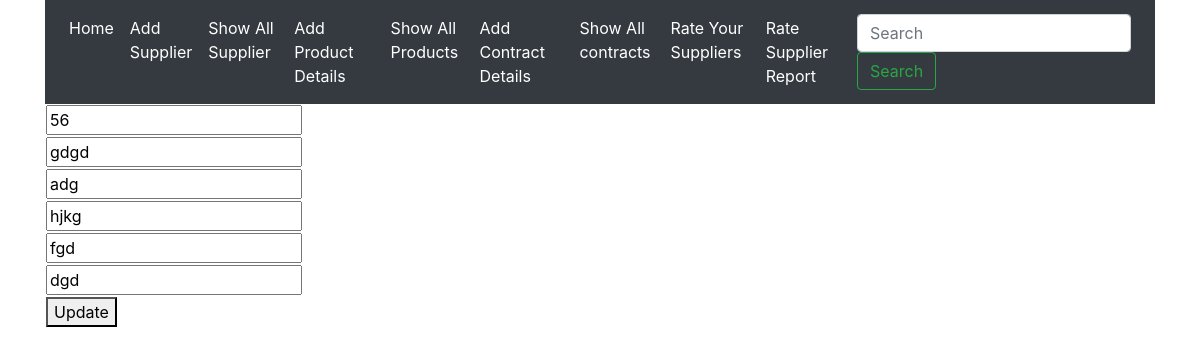
The app's page /edited/3 with its own data.
### myapps/models.py (models this page shows)
class Contract(models.Model):
    cid = models.CharField(max_length=30)
    cname = models.CharField(max_length=100)
    camount = models.CharField(max_length=30)
    cproduct = models.CharField(max_length=30)
    sdate = models.CharField(max_length=30)
    edate = models.CharField(max_length=30)

### myapps/views.py (the view)
# urls.py: path('edited/<int:id>', views.edited),
def edited(request, id):
    contract = Contract.objects.get(id=id)
    return render(request, 'edited.html', {'contract': contract})

### myapps/templates/edited.html (shortened to what this page needs)
{% extends 'base.html' %}
{% block content %}
<form method="POST" action="/updates/{{ contract.id }}">
    <table>
        <tr>
            <td><input name="cid" required value="{{ contract.cid }}">
            </td>
        </tr>
        <tr>
            <td><input name="cname" required value="{{ contract.cname }}">
            </td>
        </tr>
        <tr>
            <td><input name="camount" required value="{{ contract.camount }}">
            </td>
        </tr>
        <tr>
            <td><input name="cproduct" required value="{{ contract.cproduct }}">
            </td>
        </tr>
        <tr>
            <td><input name="sdate" required value="{{ contract.sdate }}">
            </td>
        </tr>
        <tr>
            <td><input name="edate" required value="{{ contract.edate }}">
            </td>
        </tr>
        <tr>
            <td>
                <button type="submit">Update</button>
            </td>
        </tr>
    </table>
</form>
{% endblock %}

### records on screen
Contract: cid "56", cname "gdgd", camount "adg", cproduct "hjkg", sdate "fgd", edate "dgd"
